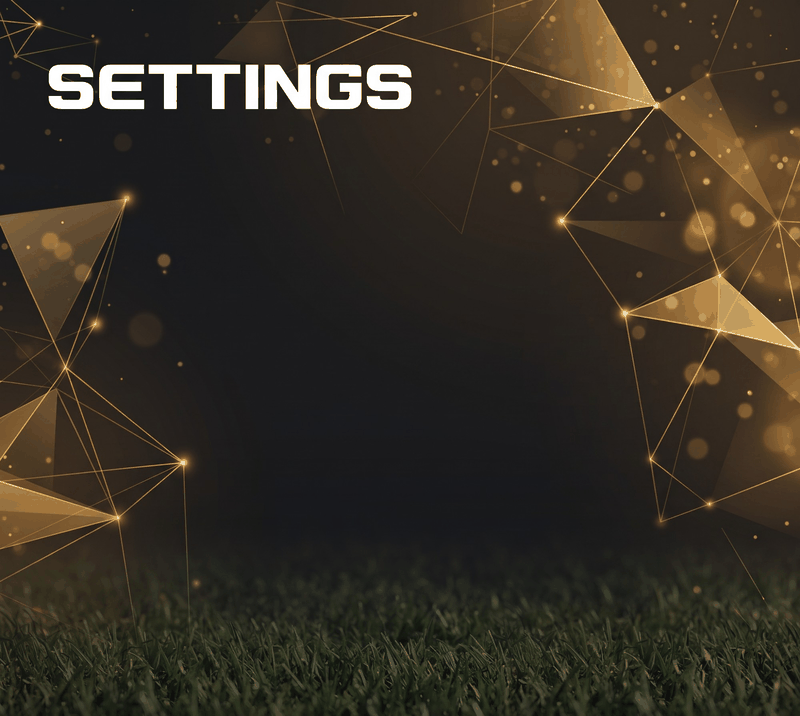
#> input picture launcher/assets/background.bmp, 800 x 716 px
$ python make_header.py
#> lines starting #> are read from the running program, lines starting #| are printed output that depends on the picture
# SPDX-License-Identifier: GPL-2.0-or-later
"""Draws docs/header.png, the README banner: a lengthwise strip of the settings background
(launcher/assets/background.bmp, an AI-generated image supplied by the project owner), darkened a little,
with one line of text in Bahnschrift Bold, widened and thickened a little to match the "SETTINGS" lettering of
the settings background. The font comes from Windows and is not shipped; only the finished picture is.
Run: python tools/art/make_header.py"""
from pathlib import Path
from PIL import Image, ImageDraw, ImageFilter, ImageFont

ROOT = Path(__file__).resolve().parents[2]
W, H = 1600, 300
TEXT = "The definitive way to play it on PC!"


def main():
    bg = Image.open(ROOT / "launcher/assets/background.bmp").convert("RGB")
#> bg is the input picture: PIL image 800x716 RGB; mean R, G, B 53.2, 46.5, 36.3
    big = bg.resize((W, round(bg.height * W / bg.width)), Image.LANCZOS)
    top = (big.height - H) // 2
#> top = 566
    strip = big.crop((0, top, W, top + H))
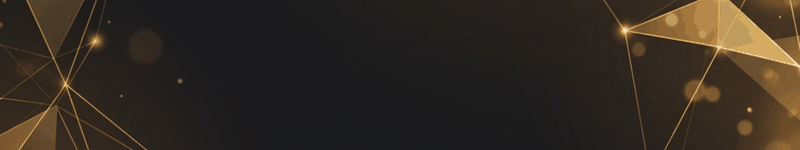
#> strip: PIL image 1600x300 RGB (shown at 1/2 size); mean R, G, B 49.6, 41.7, 33.4
    strip = Image.blend(strip, Image.new("RGB", (W, H), (0, 0, 0)), 0.45)
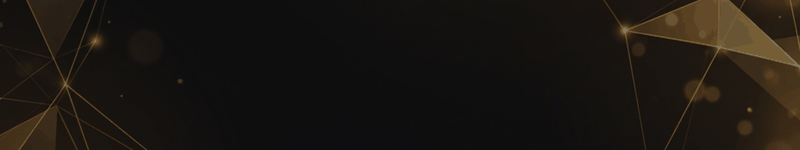
#> strip: PIL image 1600x300 RGB (shown at 1/2 size); mean R, G, B 26.7, 22.4, 17.7
    font = ImageFont.truetype("C:/Windows/Fonts/bahnschrift.ttf", 70)
#> (the run stopped early here; a loop or call above may not have finished)
